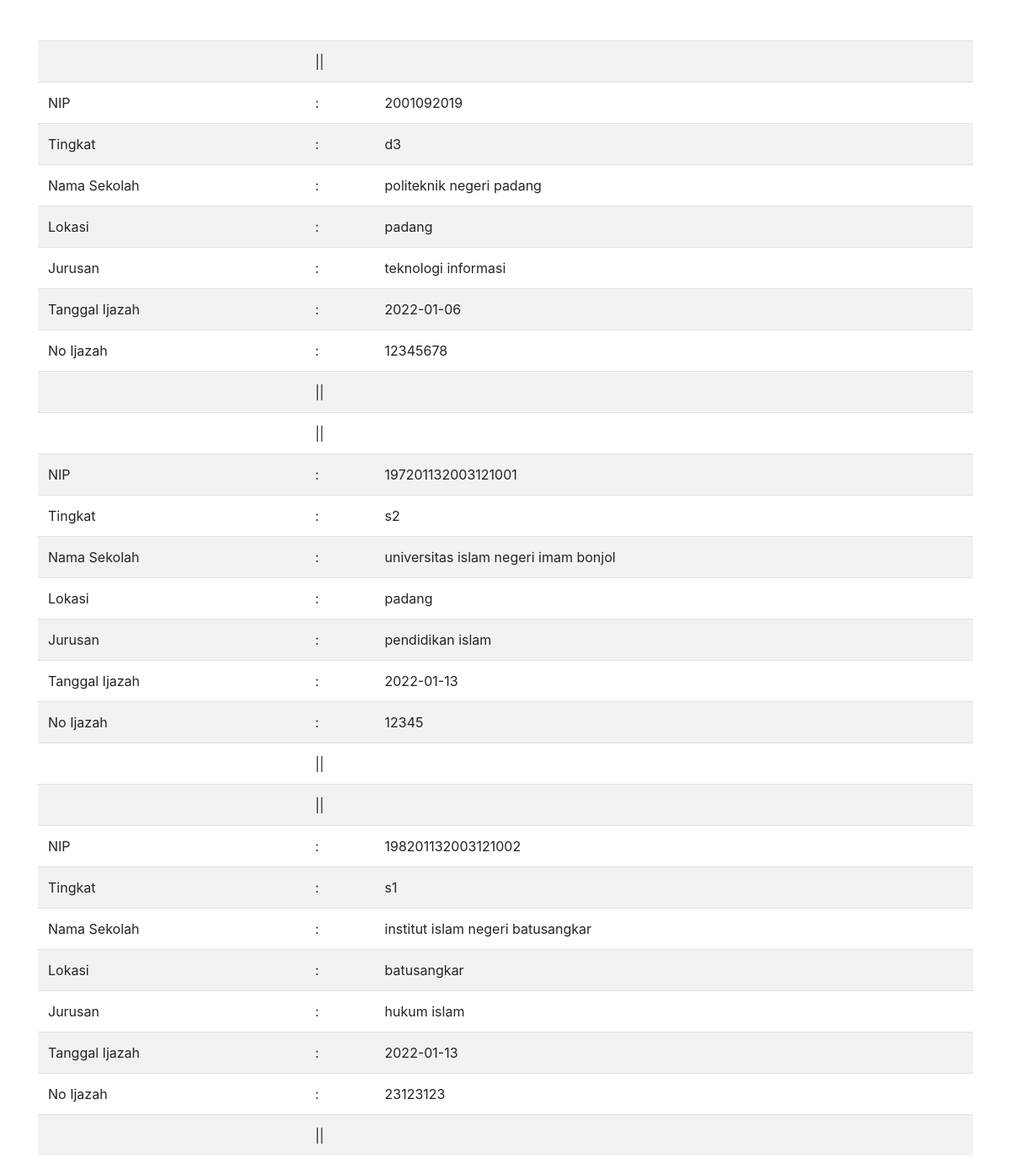
Screenshot of /_report/lap_pendidikan.php with the database file from the repository.
### tables this page shows
CREATE TABLE `pendidikan` (
  `id_pendidikan` int(11) NOT NULL,
  `nip` varchar(19) DEFAULT NULL,
  `tingkat` varchar(50) NOT NULL,
  `nama_sekolah` varchar(50) NOT NULL,
  `lokasi` text NOT NULL,
  `jurusan` varchar(50) NOT NULL,
  `tgl_ijazah` date NOT NULL,
  `no_ijazah` varchar(50) NOT NULL
);

### _report/lap_pendidikan.php (the view, shortened to what this page needs)
<!DOCTYPE html>
<html lang="en">
<head>
</head>
<link href="../_assets/css/bootstrap.min.css" rel="stylesheet">
<body>
    <div class="container">
        <div class="table-responsive">
            <br><br>
            <table class="table table-striped">
                <?php
                require_once "../_config/config.php";
                $ambil = mysqli_query($koneksi, "select*from pendidikan");
                while ($data = mysqli_fetch_array($ambil)) {
                ?>
                    <tr>
                        <td></td>
                        <td>||</td>
                        <td></td>
                    </tr>
                    <tr>
                        <td>NIP</td>
                        <td>:</td>
                        <td><?php echo $data['1'] ?></td>
                    </tr>
                    <tr>
                        <td>Tingkat</td>
                        <td>:</td>
                        <td><?php echo $data['2'] ?></td>
                    </tr>
                    <tr>
                        <td>Nama Sekolah</td>
                        <td>:</td>
                        <td><?php echo $data['3'] ?></td>
                    </tr>
                    <tr>
                        <td>Lokasi</td>
                        <td>:</td>
                        <td><?php echo $data['4'] ?></td>
                    </tr>
                    <tr>
                        <td>Jurusan</td>
                        <td>:</td>
                        <td><?php echo $data['5'] ?></td>
                    </tr>
                    <tr>
                        <td>Tanggal Ijazah</td>
                        <td>:</td>
                        <td><?php echo $data['6'] ?></td>
                    </tr>
                    <tr>
                        <td>No Ijazah</td>
                        <td>:</td>
                        <td><?php echo $data['7'] ?></td>
                    </tr>
                    <tr>
                        <td></td>
                        <td>||</td>
                        <td></td>
                    </tr>
                <?php
                }
                ?>
            </table>
        </div>
    </div>
</body>
</html>

### rows the page displays
pendidikan: nip "2001092019", tingkat "d3", nama_sekolah "politeknik negeri padang", lokasi "padang", jurusan "teknologi informasi", tgl_ijazah "2022-01-06", no_ijazah "12345678"
pendidikan: nip "197201132003121001", tingkat "s2", nama_sekolah "universitas islam negeri imam bonjol", lokasi "padang", jurusan "pendidikan islam", tgl_ijazah "2022-01-13", no_ijazah "12345"
pendidikan: nip "198201132003121002", tingkat "s1", nama_sekolah "institut islam negeri batusangkar", lokasi "batusangkar", jurusan "hukum islam", tgl_ijazah "2022-01-13", no_ijazah "23123123"
